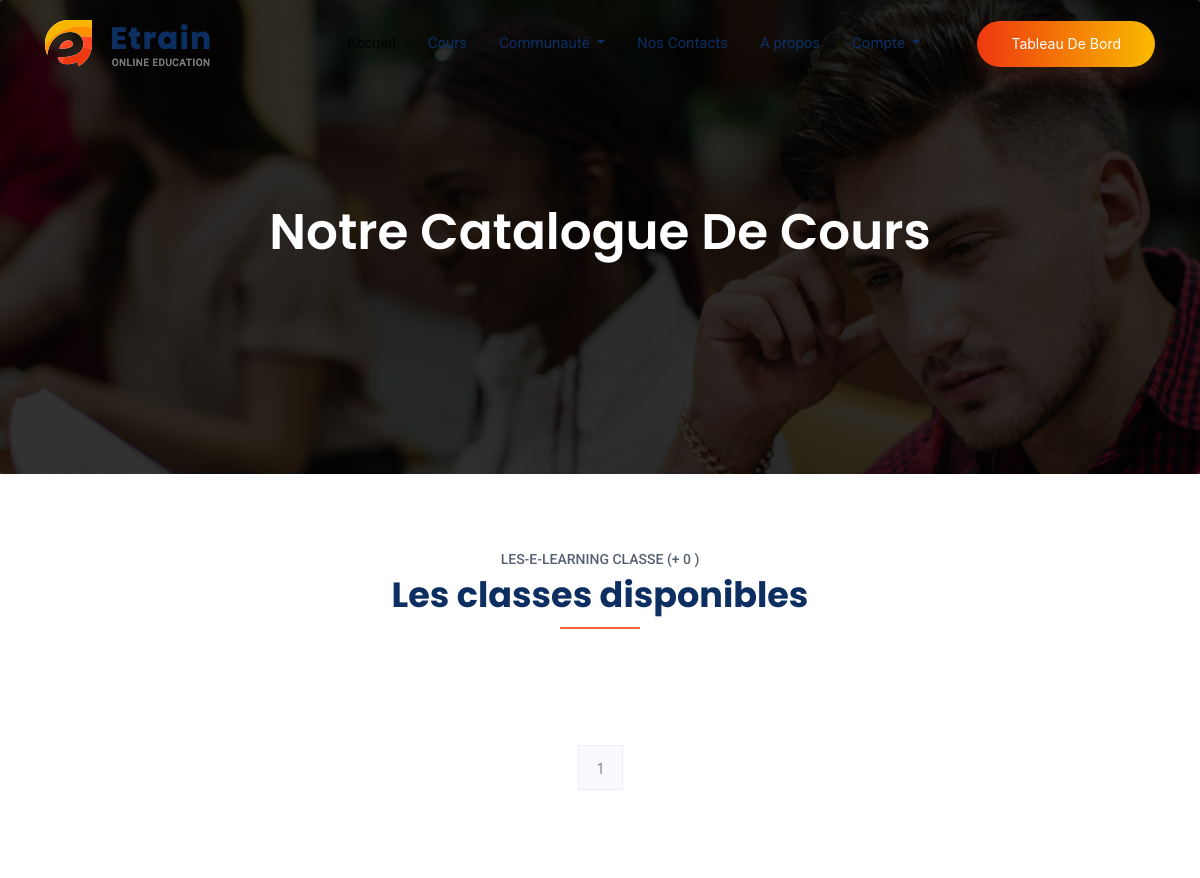
/cours/ (upper part), run on an earlier commit of the app's database.
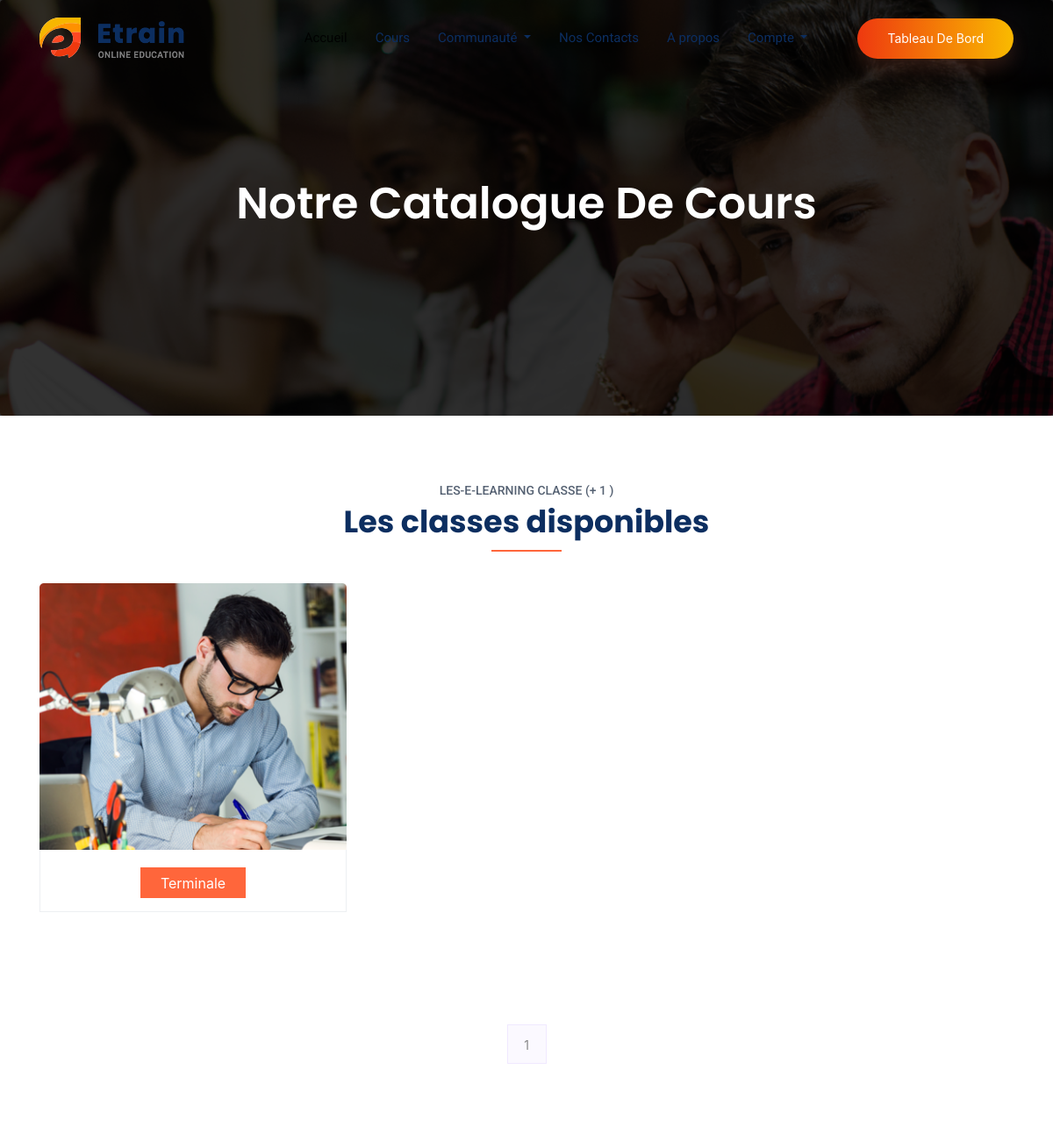
And on a later commit of the database.
### Membre/models.py (models this page shows, shortened)
class Membre(models.Model):
    user = models.OneToOneField(User, on_delete=models.CASCADE)
    niveau = models.CharField(max_length=50)

### Cours/views.py (the view)
# urls.py: path('',views.Cours_niveau, name = "Cours_niveau" ),
def Cours_niveau(request):
    niveau = Membre.objects.values('niveau').distinct()
    som = niveau.count()
    paginator = Paginator(niveau, 6)
    page = request.GET.get('page', 1)
    try:
            niveau = paginator.page(page)
    except PageNotAnInteger:
            niveau = paginator.page(1)
    except EmptyPage:
            niveau = paginator.page(paginator.num_pages)
    return render(request, "Cours/cours_niveau.html", locals())

### Templates/Cours/cours_niveau.html (shortened to what this page needs)
{% extends "Layouts/base.html" %}
{% block content %}
{% load static %}
    <section class="breadcrumb breadcrumb_bg">
        <div class="container">
            <div class="row">
                <div class="col-lg-12">
                    <div class="breadcrumb_iner text-center">
                        <div class="breadcrumb_iner_item">
                            <h2>Notre Catalogue de Cours</h2>
                        </div>
                    </div>
                </div>
            </div>
        </div>
    </section>
    <section class="special_cource padding_top">
        <div class="container">
            <div class="row justify-content-center">
                <div class="col-xl-12">
                    <div class="section_tittle text-center">
                        <p>Les-E-Learning Classe (+ {{som}} )</p>
                        <h2>Les classes disponibles</h2>
                    </div>
                </div>
            </div>
            <div class="row">
            {% for niv in niveau  %}
                <div class="col-sm-6 col-lg-4 mb-5">
                    <div class="single_special_cource">
                     <a href="{% url 'Cours_module' niv.niveau %}" >  <img src="{%  static 'img/special_cource_1.png' %}" class="special_img" alt=""></a>
                        <div class="special_cource_text text-center">
                            <a href="{% url 'Cours_module' niv.niveau %}" class="btn_4">{{niv.niveau}}</a>
                        </div>
                    </div>
                </div>
            {% endfor %}
        </div>
        </div>
    </section>
    <nav class="blog-pagination justify-content-center d-flex">
        <ul class="pagination">
            {% for p in niveau.paginator.page_range %}
            {% if niveau.number == p  %}
            <li class="page-item active"><a class="page-link" href="?page={{p}}">{{p}}</a></li>
            {% else %}
            <li class="page-item"><a class="page-link" href="?page={{p}}">{{p}}</a></li>
            {% endif %}
            {% endfor %}
        </ul>
    </nav>
    <section class="testimonial_part section_padding">
    </section>
    {% endblock content %}

### Templates/Layouts/base.html (shortened to what this page needs)
{% load static %}
<!doctype html>
<html lang="en">
<head>
    <link rel="stylesheet" href="{% static 'css/bootstrap.min.css' %}">
    <link rel="stylesheet" href="{% static 'css/animate.css' %}">
    <link rel="stylesheet" href="{% static 'css/owl.carousel.min.css' %}">
    <link rel="stylesheet" href="{% static 'css/themify-icons.css' %}">
    <link rel="stylesheet" href="{% static 'css/flaticon.css' %}">
    <link rel="stylesheet" href="{% static 'css/magnific-popup.css' %}">
    <link rel="stylesheet" href="{% static 'css/slick.css' %}">
    <link rel="stylesheet" href="{% static 'css/style.css' %}">
    <link rel="stylesheet" href="https://cdnjs.cloudflare.com/ajax/libs/font-awesome/4.7.0/css/font-awesome.min.css">
    <link rel="stylesheet" href="https://stackpath.bootstrapcdn.com/bootstrap/4.5.0/css/bootstrap.min.css">
</head>
<body>
    {% include "Layouts/header.html" %}
    {% block content %}  {% endblock content %}
</body>
</html>

### Templates/Layouts/header.html (shortened to what this page needs)
{% block content %}
{% load static %}
 <header class="main_menu home_menu">
    <div class="container">
        <div class="row align-items-center">
            <div class="col-lg-12">
                <nav class="navbar navbar-expand-lg navbar-light">
                    <a class="navbar-brand" href="{% url 'Accueil' %}"> <img src="{% static 'img/logo.png' %}" alt="logo"> </a>
                    <div class="collapse navbar-collapse main-menu-item justify-content-end"
                        id="navbarSupportedContent">
                        <ul class="navbar-nav align-items-center">
                            <li class="nav-item active">
                                <a class="nav-link" href="{% url 'Accueil' %}">Accueil</a>
                            </li>
                            <li class="nav-item">
                                <a class="nav-link" href="{% url 'Cours_niveau' %}">Cours</a>
                            </li>
                            <li class="nav-item dropdown">
                                <a class="nav-link dropdown-toggle" href="blog.html" id="navbarDropdown" role="button" data-toggle="dropdown" aria-haspopup="true" aria-expanded="false">
                                    Communauté
                                </a>
                            </li>
                            <li class="nav-item">
                                <a class="nav-link" href="{% url 'Contact' %}">Nos Contacts</a>
                            </li>
                            <li class="nav-item">
                                <a class="nav-link" href="{% url 'About' %}">A propos</a>
                            </li>
                            <li class="nav-item dropdown">
                                <a class="nav-link dropdown-toggle" href="blog.html" id="navbarDropdown" role="button" data-toggle="dropdown" aria-haspopup="true" aria-expanded="false">
                                    Compte
                                </a>
                            </li>
                            <li class="d-none d-lg-block">
                                <a class="btn_1" href="{% url 'Tableau_bord' %}">Tableau de bord</a>
                            </li>
                        </ul>
                    </div>
                </nav>
            </div>
        </div>
    </div>
</header>
{% endblock content %}

### Templates/Layouts/footer.html (shortened to what this page needs)
{% block content %}
{% load static %}
{% endblock content %}

What changed in the data, as far as the page shows it:
added Membre: niveau "Terminale"
Also different on the page:
{{ som }}: "0" → "1"
